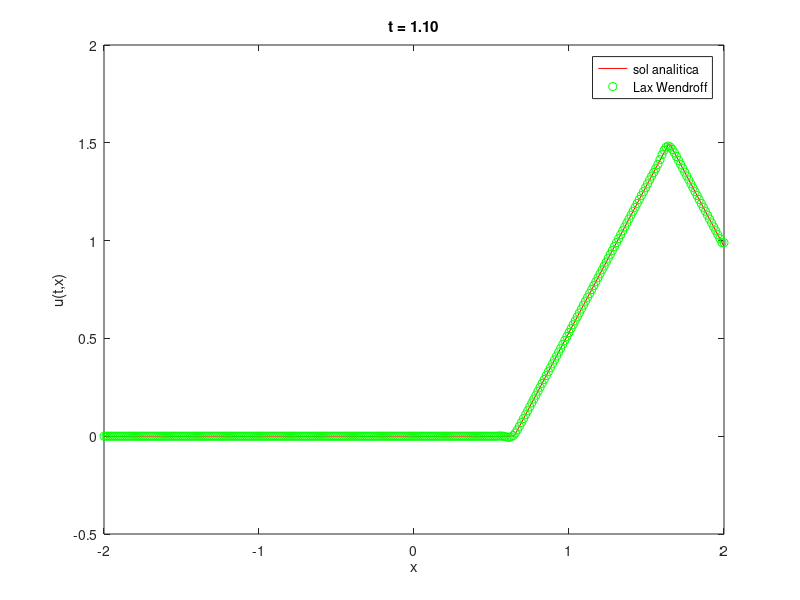

The MATLAB script that drew this image:
clear all
close all


% Problema 8
% Risoluzione della PDE
%                       |u_t + au_x=0
%                       |
%
%                       |u(x,0)= 1.5*max(0,1-abs(x));
%mediante Lax Wendroff

Mx = 300; %nodi in x
CFL = 0.95; % Courant numero
a = 1.5;%a positivo

tend = 1.1;%tempo finale

u0 = @(x) 1.5*max(0,1-abs(x));
x = linspace(-2,2,Mx+1);
h = 4/Mx;%passo spaziale
k = CFL*h/abs(a); %passo temporale

t = 0;
U = zeros(1,Mx+1);
U = [u0(x)];

while (t+k)<tend
    % Lax-Wendroff
    %Utemp(1,j) = U(1,j) - 0.5*k/h*a*(U(1,j+1)-U(1,j-1)) + 0.5*(k/h*a)^2*(U(1,j+1)-2*U(1,j)+U(1,j-1));
    U(1,2:end-1)= U(1,2:end-1)-0.5*(k/h)*a*(U(1,3:end)-U(1,1:end-2))+...
        0.5*(((k*a)/h)^2)*(U(1,3:end)-2*U(1,2:end-1)+U(1,1:end-2));
    % Nodi estremi: considero il valore adiacente.
    U(:,1)    = U(:,2);
    U(:,Mx+1) = U(:,Mx);
    % Aggiorno
    t = t + k;
    %Area=trapz(x,Utemp(1,:));
    plot(x,u0(x-a*t),'r',x,U,'og')
    xlabel('x')
    ylabel('u(t,x)')
    title(sprintf('t = %0.2f',t))
    legend('sol analitica','Lax Wendroff')
    pause(0.01)
end